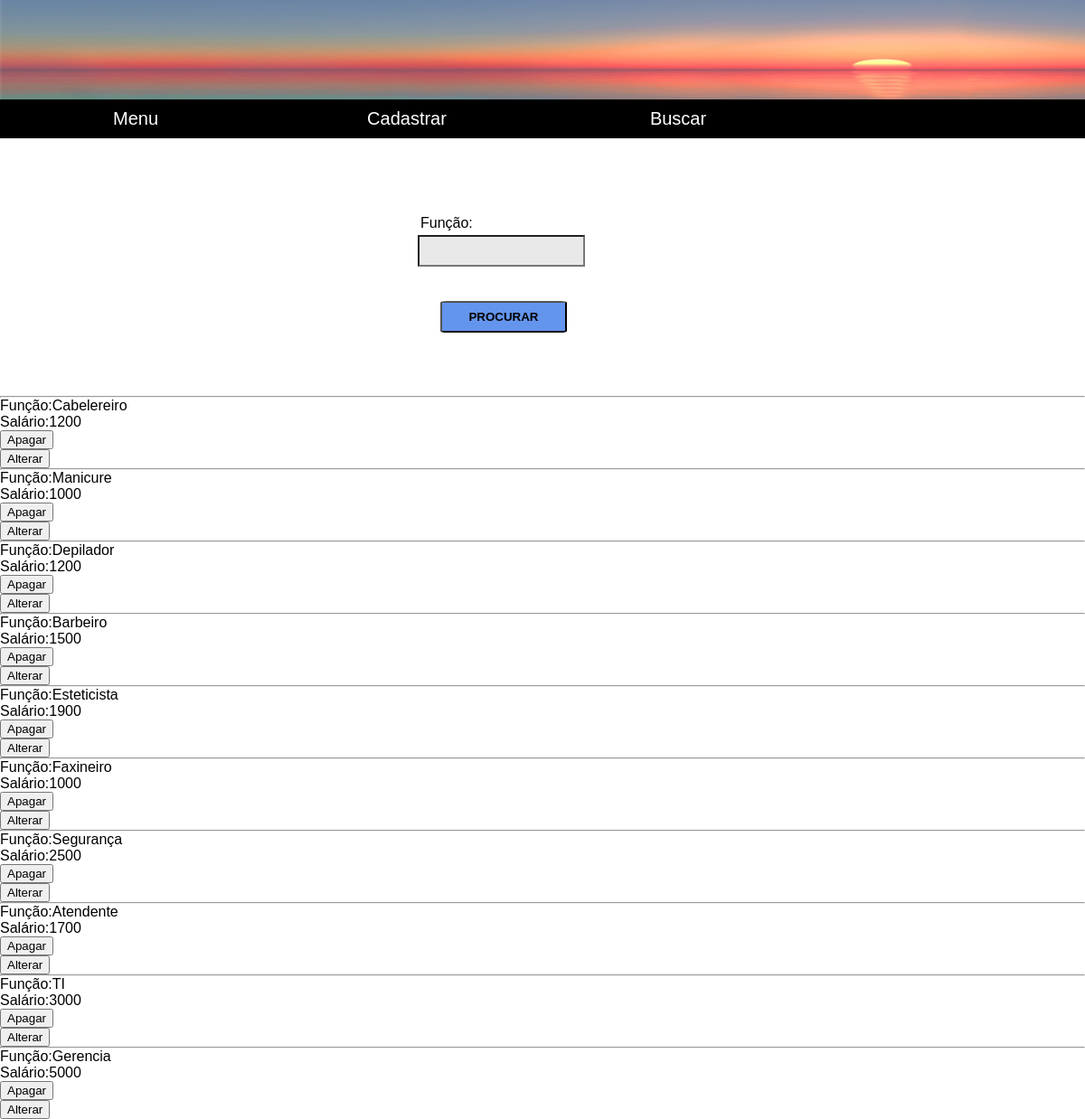
Screenshot of /CRUD/FUNCAO/buscar.php with the database file from the repository.
### tables this page shows
CREATE TABLE IF NOT EXISTS `funcao` (
  `Cod_Funcao` int(11) NOT NULL AUTO_INCREMENT COMMENT 'Código da Função',
  `Nome_Funcao` varchar(45) NOT NULL COMMENT 'Nome da Funcao\n',
  `Salario` decimal(10,0) DEFAULT NULL,
  PRIMARY KEY (`Cod_Funcao`)
);

### CRUD/FUNCAO/Includes/Pesquisar.php (the view, shortened to what this page needs)
<?php
require_once($_SERVER['DOCUMENT_ROOT']."/SA_Senai/base/pipoteca.php");
	$funcao="";
    $codigo="";?>
<body>
<form method="GET">
        <div class="DivPesqFunc">
        <label class="LBLFuncao" >Função:</label>
        <input class="TXTFuncao" type="text" name="funcao" />
        <br />
        <br />
        </div>
        <button class="ButtonProcurar" type="submit">Procurar </button>
</form>
<?php
if($funcao!=""){
    $DGVerificador=1;
}else{
    $DGVerificador=0;
}
$conexao = conectadb();
switch ($DGVerificador){
case 0:
    $sql = "SELECT * FROM funcao ;";
    break;
}
$result = $conexao->query($sql);
if ($result->num_rows > 0)
{
while ($linha = $result->fetch_assoc())
{
    echo "<div class='DivPHP'>";
    echo "<hr>";
	echo "Função:".$linha["Nome_Funcao"];
	echo "<br/>";
	echo "Salário:".$linha["Salario"];
	echo "<br/>";
	$Cod_Pegar=$linha["Cod_Funcao"];
echo "<form action='apagar.php' method='POST' >
<input type='hidden' name='Apagar' value=$Cod_Pegar>
<button type='submit'>Apagar</button>
</form>";
echo "<form action='alterar.php' method='POST'>
<input type='hidden' name='Alterar' value='$Cod_Pegar'>
<button type='submit'>Alterar</button>
</form>";
 echo "</div>";
}}
else{
echo "Sem resultados";
}
?>
</body>
</html>

### CRUD/FUNCAO/Includes/header.php (shortened to what this page needs)
<!DOCTYPE html>
<html lang="PT-BR">
<head>
    <link rel="stylesheet" href="estilo_funcoes.css" />
</head>
<body>
    <div class="Banner">
        <img src="Image/Fundo.png" alt="banner" />
    </div>
    <div class="Nav">
        <li><a href="../../menu.php">Menu</a></li>
        <li><a href="cadastrar.php">Cadastrar</a></li>
        <li><a href="buscar.php">Buscar</a></li>
    </div>

### CRUD/FUNCAO/buscar.php (shortened to what this page needs)
<?php include("includes/header.php"); ?>
    <div class="Content">
        <?php include("Includes/Pesquisar.php"); ?>

### CRUD/FUNCAO/estilo_funcoes.css (style rules this page uses)
* { margin: 0; box-sizing: border-box; font-family: 'Lucida Sans', 'Lucida Sans Regular', 'Lucida Grande', 'Lucida Sans Unicode', Geneva, Verdana, sans-serif; }
.Banner { float: left; width: 100%; }
.Banner img { width: 100%; height: 150px; vertical-align: middle; }
.Nav { position: absolute; float: left; width: 100%; background: #000000; opacity: 100%; top: 110px; }
.Nav li { float: left; width: 25%; text-align: center; list-style: none; }
.Nav a { display: block; width: 100%; padding: 10px 0; color: #fff; text-decoration: none; font-size: 20px; }
.LBLFuncao { position: relative; left: 465px; top: 80px; }
.TXTFuncao { position: relative; left: 400px; top: 110px; height: 35px; background-color: rgb(233, 233, 233); }
.ButtonProcurar { position: relative; top: 130px; left: 487px; height: 35px; width: 140px; display: block; text-transform: uppercase; text-decoration: none; font-weight: bold; border-radius: 5%; cursor: pointer; background-color: cornflowerblue; }
.DivPHP { position: relative; top: 200px; }

### rows the page displays
funcao: Nome_Funcao "Cabelereiro", Salario "1200"
funcao: Nome_Funcao "Manicure", Salario "1000"
funcao: Nome_Funcao "Depilador", Salario "1200"
funcao: Nome_Funcao "Barbeiro", Salario "1500"
funcao: Nome_Funcao "Esteticista", Salario "1900"
funcao: Nome_Funcao "Faxineiro", Salario "1000"
funcao: Nome_Funcao "Segurança", Salario "2500"
funcao: Nome_Funcao "Atendente", Salario "1700"
funcao: Nome_Funcao "TI", Salario "3000"
funcao: Nome_Funcao "Gerencia", Salario "5000"
